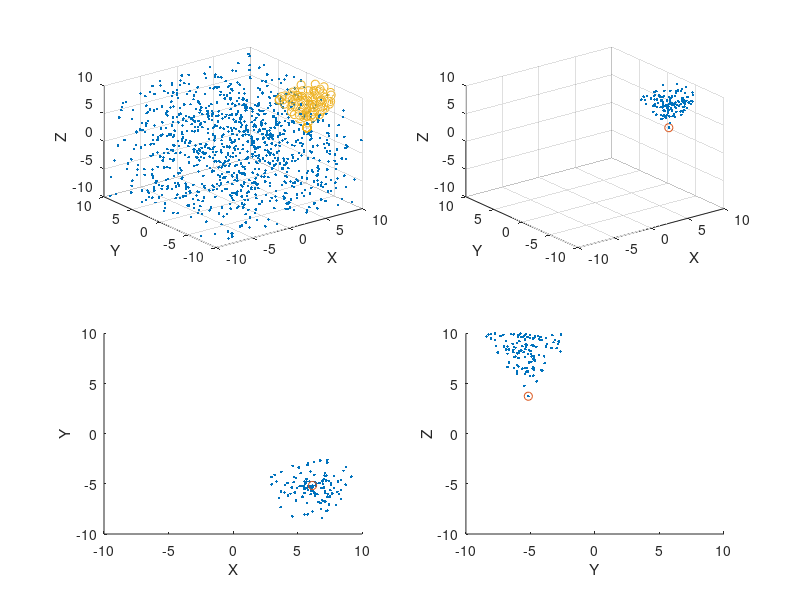

This figure's MATLAB source:
clear;
clc;
clf;

% Galaxies selection in 3D
% Assume observer at the origion
% Generation of random points within range
% These points are used as example of galaxies

range = 10;
size = 10000;
g_x = rand(1, size).*2.*range - range;
g_y = rand(1, size).*2.*range - range;
g_z = rand(1, size).*2.*range - range;

% define observer
o_x = rand*2*range - range;
o_y = rand*2*range - range;
o_z = rand*2*range - range;

%Translate coordinates
g_x=g_x-o_x;
g_y=g_y-o_y;
g_z=g_z-o_z;

for i = linspace(0,2*pi,100)

% Define the lightcone 
r_l = range/8;
theta_l = i;
phi_l = 0.3*i;
theta_o = pi/6;

axisRange = [-range, range];

% Reference Frame Rotation
% rotation around the z axis, clockwise by phi_i
g_x_bar = g_x .* cos(-phi_l) - g_y .* sin(-phi_l);
g_y_bar = g_x .* sin(-phi_l) + g_y .* cos(-phi_l);
g_z_bar = g_z;

% rotation around the y-axis, clockwise, by theta_i
% same as counter-clockwise by -theta_i
g_x_p = g_x_bar .* cos(-theta_l) + g_z_bar .* sin(-theta_l);
g_y_p = g_y_bar;
g_z_p = - g_x_bar .* sin(-theta_l) + g_z_bar .* cos(-theta_l);

% Convert it to sphereical polar 
g_r = sqrt(g_x_p .^ 2 + g_y_p .^ 2 + g_z_p .^ 2);
g_theta = real(acos(g_z_p ./ g_r));
% Don't need phi 

% Check and extract points inside the cone
g_x_inCone = [];
g_y_inCone = [];
g_z_inCone = [];
for i = 1:size
    if g_theta(i) <= theta_o
        g_x_inCone(i)  = g_x(i);
        g_y_inCone(i)  = g_y(i);
        g_z_inCone(i)  = g_z(i);
    end
end

% Main Plot 
subplot(2,2,1)
scatter3(g_x(1:0.1*size)+o_x, g_y(1:0.1*size)+o_y, g_z(1:0.1*size)+o_z, '.');

hold on;
xlim(axisRange)
ylim(axisRange)
zlim(axisRange)
xlabel('X')
ylabel('Y')
zlabel('Z')

%Show observer in green
scatter3(o_x, o_y, o_z, 'g.');

% plot galaxies inside the cone as red
scatter3(g_x_inCone+o_x, g_y_inCone+o_y, g_z_inCone+o_z, 'r.');
hold off;

subplot(2,2,2)
scatter3(g_x_inCone+o_x, g_y_inCone+o_y, g_z_inCone+o_z, '.');

hold on
xlim(axisRange)
ylim(axisRange)
zlim(axisRange)
xlabel('X')
ylabel('Y')
zlabel('Z')

scatter3(o_x, o_y, o_z, 'g.');

hold off
subplot(2,2,3)
scatter(g_x_inCone+o_x, g_y_inCone+o_y, '.');

hold on
xlim(axisRange)
ylim(axisRange)
xlabel('X')
ylabel('Y')

scatter(o_x, o_y, 'g.');
hold off
subplot(2,2,4)
scatter(g_y_inCone+o_y, g_z_inCone+o_z, '.');

hold on
xlim(axisRange)
ylim(axisRange)
xlabel('Y')
ylabel('Z')

scatter( o_y, o_z, 'g.');
hold off
pause(0.1)
end


